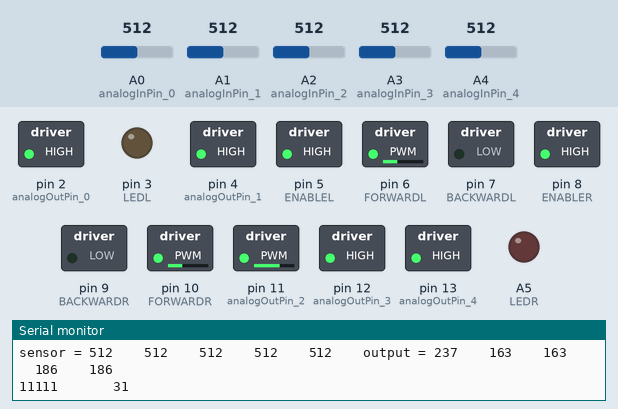
Simulated run of this sketch. Board: Arduino Uno, built with avr-gcc and run on an emulated ATmega328P. Parts: switched loads named in the sketch (green lamp = pin HIGH), output pins drawn as LEDs (lit = HIGH), the last lines printed to the serial monitor. The test bench sets the inputs (shaded band); at power-on: A1 (analogInPin_1) = 512, A2 (analogInPin_2) = 512, A0 (analogInPin_0) = 512, A3 (analogInPin_3) = 512, A4 (analogInPin_4) = 512.

Above: at 4.2 s.
4.3 s: A1 (analogInPin_1) set to 412
7.3 s: A1 (analogInPin_1) set to 386
At 8.4 s:
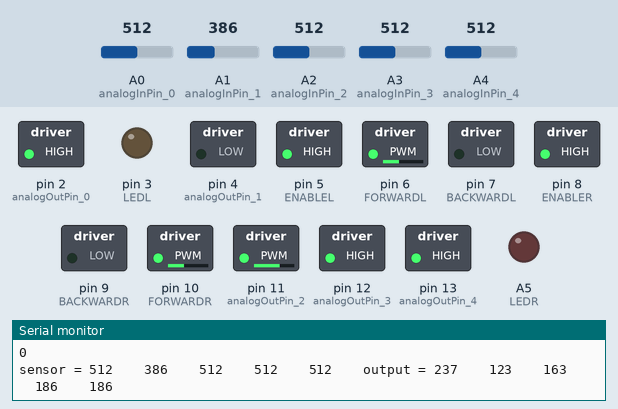
8.9 s: A2 (analogInPin_2) set to 306
At 9.7 s:
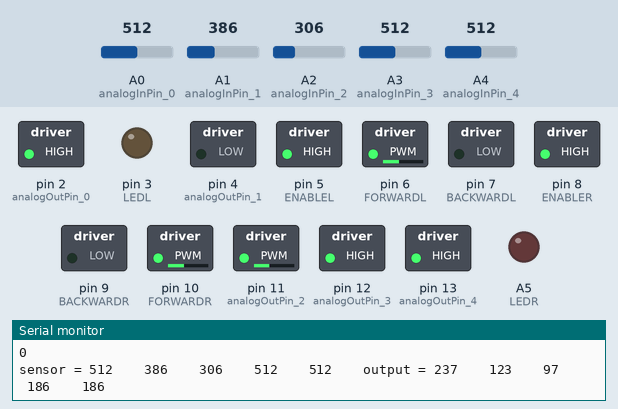
10.4 s: A0 (analogInPin_0) set to 291
13.4 s: A0 (analogInPin_0) set to 276
At 14.1 s:
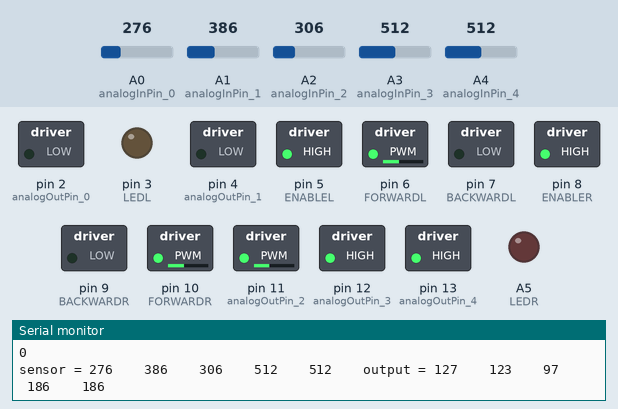
14.9 s: A3 (analogInPin_3) set to 365
17.9 s: A3 (analogInPin_3) set to 341
At 19.3 s:
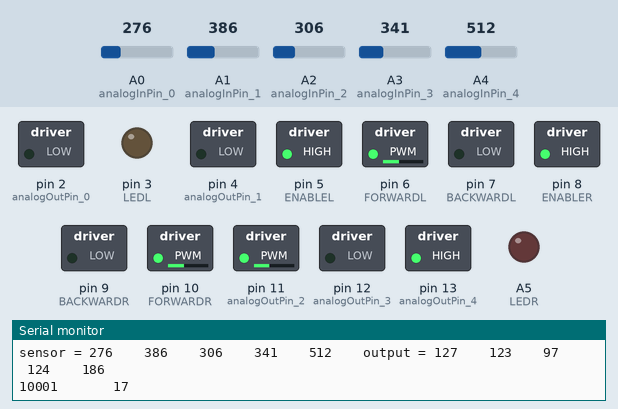
Timing chart, 0 to 20.5 s (numbered marks = the images above; inputs shaded):
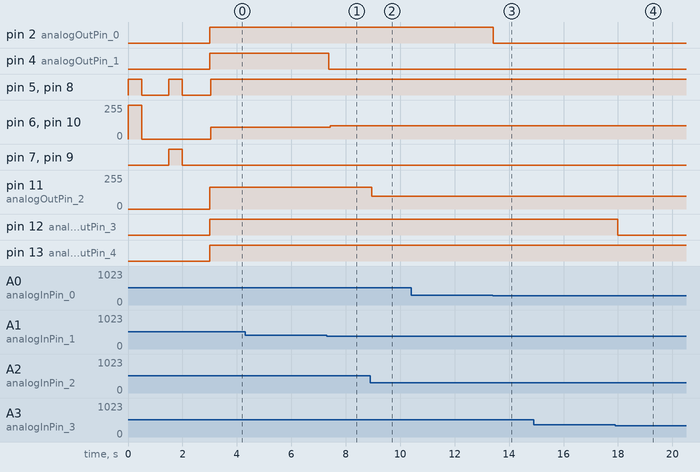

The sketch:

proportionalControl.ino
```cpp
//PIN DESIGNATIONS AND VARIABLE DECLARATIONS

//Sensor Board Pin Designations
 //Analog ins are for reading sensor values
 //Analog Out's are for controlling PWM indicator LEDs
const int analogInPin_0 = A0; // Analog input pin that the potentiometer is attached to
const int analogOutPin_0 = 2; // Analog output pin that the LED is attached to
const int analogInPin_1 = A1;
const int analogOutPin_1 = 4;
const int analogInPin_2 = A2;
const int analogOutPin_2 = 11;
const int analogInPin_3 = A3;
const int analogOutPin_3 = 12;
const int analogInPin_4 = A4;
const int analogOutPin_4 = 13;


//Pin Designations for Signal light LEDs
int LEDR = A5;
int LEDL = 3;


//Vars to store values read from sensor
int sensorValue_0 = 0;
int sensorValue_1 = 0;
int sensorValue_2 = 0;
int sensorValue_3 = 0;
int sensorValue_4 = 0;


//Vars to store PWM values that will control sensor indicator LEDs
int outputValue_0 = 0;
int outputValue_1 = 0;
int outputValue_2 = 0;
int outputValue_3 = 0;
int outputValue_4 = 0;

//Pin Designations for Motor
int ENABLEL = 5;
int FORWARDL = 6;
int BACKWARDL = 7;
int ENABLER = 8;
int FORWARDR = 10;
int BACKWARDR = 9;

//Is there tape at sensor? 1-> yes, 0-> no
int tapeStatus_0 = 0;
int tapeStatus_1 = 0;
int tapeStatus_2 = 0;
int tapeStatus_3 = 0;
int tapeStatus_4 = 0;

//Sensor values vary from sensor to sensor and from ambient lighting. Adjust these to compensate.
int sensorMin_0 = 0;
int sensorMax_0 = 550;
int sensorMin_1 = 0;
int sensorMax_1 = 800;
int sensorMin_2 = 0;
int sensorMax_2 = 800;
int sensorMin_3 = 0;
int sensorMax_3 = 700;
int sensorMin_4 = 0;
int sensorMax_4 = 700;

//Decimal form of binary number representing current readings from sensor
int arrayStatus = 0;

//Stores the previous direction the robot was moving. Used when robot loses sight of line.
int previousDirection = 0;


//FUNCTION DECLARATIONS

//Decides whether the sensor is seeing tape or empty space
int tapeDiscriminator (int, int, int);

//Translates the binary form of the sensor readings to a decimal number
int encodeBinaryToDecimal (int,int,int,int,int);

//Function to activate and control motors
int drive(int myDirection, int mySpeed);


void setup() {
Serial.begin(9600);// initialize serial communications at 9600 bps:

pinMode(ENABLEL,OUTPUT);
pinMode(FORWARDL,OUTPUT);
pinMode(BACKWARDL,OUTPUT);
pinMode(ENABLER,OUTPUT);
pinMode(FORWARDR,OUTPUT);
pinMode(BACKWARDR,OUTPUT);
pinMode(LEDR,OUTPUT);
pinMode(LEDL,OUTPUT);


//Motor test - moves robot forwards and backwards. Helpful for troubleshooting
digitalWrite(ENABLEL,HIGH);
analogWrite(FORWARDL,255);
digitalWrite(ENABLER,HIGH);
analogWrite(FORWARDR,255);
delay(500);
digitalWrite(ENABLEL,LOW);
analogWrite(FORWARDL,0);
digitalWrite(ENABLER,LOW);
analogWrite(FORWARDR,0);
delay(1000);
digitalWrite(ENABLEL,HIGH);
analogWrite(BACKWARDL,255);
digitalWrite(ENABLER,HIGH);
analogWrite(BACKWARDR,255);
delay(500);
digitalWrite(ENABLEL,LOW);
analogWrite(BACKWARDL,0);
digitalWrite(ENABLER,LOW);
analogWrite(BACKWARDR,0);
delay(1000);
}


void loop() {
// read the sensor analog in value:
sensorValue_0 = analogRead(analogInPin_0);
sensorValue_1 = analogRead(analogInPin_1);
sensorValue_2 = analogRead(analogInPin_2);
sensorValue_3 = analogRead(analogInPin_3);
sensorValue_4 = analogRead(analogInPin_4);


// map it to the range of the LED PWM analog out:
outputValue_0 = map(sensorValue_0, sensorMin_0, sensorMax_0, 0, 255);
outputValue_1 = map(sensorValue_1, sensorMin_1, sensorMax_1, 0, 255);
outputValue_2 = map(sensorValue_2, sensorMin_2, sensorMax_2, 0, 255);
outputValue_3 = map(sensorValue_3, sensorMin_3, sensorMax_3, 0, 255);
outputValue_4 = map(sensorValue_4, sensorMin_4, sensorMax_4, 0, 255);


// Write PWM value to LEDs. Brightness of LEDs corresponds to sensor reading
analogWrite(analogOutPin_0, outputValue_0);
analogWrite(analogOutPin_1, outputValue_1);
analogWrite(analogOutPin_2, outputValue_2);
analogWrite(analogOutPin_3, outputValue_3);
analogWrite(analogOutPin_4, outputValue_4);


// print the results to the serial monitor
Serial.print("sensor = " );
Serial.print(sensorValue_0);
Serial.print("    " );
Serial.print(sensorValue_1);
Serial.print("    " );
Serial.print(sensorValue_2);
Serial.print("    " );
Serial.print(sensorValue_3);
Serial.print("    " );
Serial.print(sensorValue_4);
Serial.print("    " );


Serial.print("output = ");
Serial.print(outputValue_0);
Serial.print("    " );
Serial.print(outputValue_1);
Serial.print("    " );
Serial.print(outputValue_2);
Serial.print("    " );
Serial.print(outputValue_3);
Serial.print("    " );
Serial.print(outputValue_4);
Serial.print("    " );
Serial.print("\n" );


//Decide whether sensor is seeing tape or not
tapeStatus_0 = tapeDiscriminator(sensorMin_0,sensorMax_0,sensorValue_0);
tapeStatus_1 = tapeDiscriminator(sensorMin_1,sensorMax_1,sensorValue_1);
tapeStatus_2 = tapeDiscriminator(sensorMin_2,sensorMax_2,sensorValue_2);
tapeStatus_3 = tapeDiscriminator(sensorMin_3,sensorMax_3,sensorValue_3);
tapeStatus_4 = tapeDiscriminator(sensorMin_4,sensorMax_4,sensorValue_4);

//Represent sensor tape readings as represenative binary number
arrayStatus = encodeBinaryToDecimal(tapeStatus_0, tapeStatus_1, tapeStatus_2, tapeStatus_3, tapeStatus_4);

//Print to serial monitor
Serial.print("\n");
Serial.print(tapeStatus_0);
Serial.print(tapeStatus_1);
Serial.print(tapeStatus_2);
Serial.print(tapeStatus_3);
Serial.print(tapeStatus_4);
Serial.print("       ");
Serial.print(arrayStatus);

//Switch Statement Start
 //Robot has 5 sensors. "1" represents a sensor seeing tape, "0" represents a sensor seeing white space.
 //1s and 0s are put together in a binary number, and translated to secimal. There are a total of 31 combinations, for deimal numbers 0 - 31.
 //If statements could have been used here, but this method provides finer control.
/*
 * 0 1 2 3 4 - sensors
 *
 * 0 0 0 0 0  0       ^Robot's forward Direction
 * 0 0 0 0 1  1
 * 0 0 0 1 0  2
 * 0 0 0 1 1  3
 * 0 0 1 0 0  4
 * 0 0 1 0 1  5
 * 0 0 1 1 0  6
 * 0 0 1 1 1  7
 * 0 1 0 0 0  8
 * 0 1 0 0 1  9
 * 0 1 0 1 0  10
 * 0 1 0 1 1  11
 * 0 1 1 0 0  12
 * 0 1 1 0 1  13
 * 0 1 1 1 0  14
 * 0 1 1 1 1  15
 * 1 0 0 0 0  16
 * 1 0 0 0 1  17
 * 1 0 0 1 0  18
 * 1 0 0 1 1  19
 * 1 0 1 0 0  20
 * 1 0 1 0 1  21
 * 1 0 1 1 0  22
 * 1 0 1 1 1  23
 * 1 1 0 0 0  24
 * 1 1 0 0 1  25
 * 1 1 0 1 0  26
 * 1 1 0 1 1  27
 * 1 1 1 0 0  28
 * 1 1 1 0 1  29
 * 1 1 1 1 0  30
 * 1 1 1 1 1  31
 */

switch(arrayStatus){
//Drive function is called in each switch staement.
//Different values are passed depending on the sensor's readings.
//First value : 1 -> right, -1 -> left, 0 -> straight
//Second value is PWM speed
  case 1: //0 0 0 0 1
    previousDirection = drive(1, 255);
    break;
  case 2: //0 0 0 1 0
    previousDirection = drive(1, 128);
    break;
  case 3: //0 0 0 1 1
    previousDirection = drive(1, 255);
    break;
  case 4: //0 0 1 0 0
    previousDirection = drive(0, 255);
    break;
  case 5: //0 0 1 0 1
    previousDirection = drive(0, 200);
    Serial.print("Like a Zebra in a Blender, it continues");
    break;
  case 6: //0 0 1 1 0
    previousDirection = drive(1, 128);
    break;
  case 7: //0 0 1 1 1
    previousDirection = drive(1, 255);
    break;
  case 8: //0 1 0 0 0
    previousDirection = drive(-1, 128);
    break;
  case 9: //0 1 0 0 1
    previousDirection = drive(0, 100);
    break;
  case 10: //0 1 0 1 0
    previousDirection = drive(0, 100);
    break;
  case 11: //0 1 0 1 1
    previousDirection = drive(0, 100);
    break;
  case 12: //0 1 1 0 0
    previousDirection = drive(-1, 128);
    break;
  case 13: //0 1 1 0 1
    previousDirection = drive(0, 100);
    break;
  case 14: //0 1 1 1 0
    previousDirection = drive(0, 100);
    break;
  case 15: //0 1 1 1 1
    previousDirection = drive(0, 90);
    break;
  case 16: //1 0 0 0 0
    previousDirection = drive(-1, 255);
    break;
  case 17: //1 0 0 0 1
    previousDirection = drive(0, 100);
    break;
  case 18: //1 0 0 1 0
    previousDirection = drive(0, 100);
    break;
  case 19: //1 0 0 1 1
    previousDirection = drive(0, 100);
    break;
  case 20: //1 0 1 0 0
    previousDirection = drive(0, 100);
    break;
  case 21: //1 0 1 0 1
    previousDirection = drive(0, 100);
    break;
  case 22: //1 0 1 1 0
    previousDirection = drive(0, 100);
    break;
  case 23: //1 0 1 1 1
    previousDirection = drive(0, 100);
    break;
  case 24: //1 1 0 0 0
    previousDirection = drive(-1, 255);
    break;
  case 25: //1 1 0 0 1
    previousDirection = drive(0, 100);
    break;
  case 26: //1 1 0 1 0
    previousDirection = drive(0, 100);
    break;
  case 27: //1 1 0 1 1
    previousDirection = drive(0, 255);
    break;
  case 28: //1 1 1 0 0
    previousDirection = drive(-1, 255);
    break;
  case 29: //1 1 1 0 1
    previousDirection = drive(0, 100);
    break;
  case 30: //1 1 1 1 0
    previousDirection = drive(-1, 255);
    break;
  case 31: //1 1 1 1 1
    previousDirection = drive(0, 90);
    break;
  default: //0 0 0 0 0
    if(previousDirection == 0){
      previousDirection--;
    }
    drive(previousDirection,200);

}

delay(2); // minimum wait time for analog PWM reader to reset in between readings
}


/*Function: tapeDiscriminator()
Purpose: decides whether sensor is reading tape or whitespace
Passed variables:
  myMin: sensor's custom minimum read value
  myMax: sensor's custom maximum read value
  sensorValue: Current value being read by sensor
Returns: boolean 1 or 0, 1-> tape, 0-> white space
*/
int tapeDiscriminator (int myMin, int myMax, int sensorValue){

  int threshold = (myMax-myMin)/2 + myMin;
  int myReturn;

  if (sensorValue >= threshold){
    myReturn = 1;
  }
  else{
    myReturn = 0;
  }

  return myReturn;
 }


/*Function: encodeBinaryToDecimal()
Purpose: Takes 5 boolean sensor read values, encodes them to a decimal number representing the 5-digit binary value of their state.
Passed variables:
  sensor_0 to sensor_4: the boolean tape status values corresponding to sensors 0 through 4
Returns: decimal value representing state of tape detection by sensor array
*/
int encodeBinaryToDecimal (int sensor_0,int sensor_1,int sensor_2, int sensor_3,int sensor_4){
  int myReturn = sensor_0*(2*2*2*2) + sensor_1*(2*2*2) + sensor_2*(2*2) + sensor_3*(2) + sensor_4;
  return myReturn;
}


/*Function: drive()
Purpose: Operates motor H-bridge
Passed variables:
  myDirection: The direction we wish to steer the car
  mySpeed: The PWM speed at which we wish to turn the wheels
Returns: myDirection (used for previous direction functionality)
*/
int drive(int myDirection, int mySpeed){
  // Direction: 0-> straight, 1-> right, -1-> left

  Serial.print("\n");
  Serial.print(myDirection);
  Serial.print("\n");
  if (myDirection == 0){
      digitalWrite(ENABLEL,HIGH);
      digitalWrite(ENABLER,HIGH);
      analogWrite(FORWARDL, mySpeed);
      analogWrite(FORWARDR, mySpeed);
      digitalWrite(LEDL,LOW);
      digitalWrite(LEDR,LOW);
  }
  if (myDirection == -1){
    //RIGHT -> activate left wheels
      digitalWrite(ENABLEL,LOW);
      digitalWrite(ENABLER,HIGH);
      digitalWrite(FORWARDL, LOW);
      analogWrite(FORWARDR, mySpeed);
      digitalWrite(LEDL,LOW);
      digitalWrite(LEDR,HIGH);
  }
  if (myDirection == 1){
    //LEFT -> activate right wheels
      digitalWrite(ENABLEL,HIGH);
      digitalWrite(ENABLER,LOW);
      analogWrite(FORWARDL, mySpeed);
      digitalWrite(FORWARDR, LOW);
      digitalWrite(LEDL,HIGH);
      digitalWrite(LEDR,LOW);
  }

 //sets polling rate of microcontroller, or (amount of thinking)/(distance travelled).
 //Too Fast -> Robot shakes back and forth as if it has Parkinson's disease
 //Too Slow -> Robot doesnt respond to turns in time and runs off track
  delay (75);
  return myDirection;
}

//Thanks for reading :)
```

Measured:
- the behaviour switches between 402 and 401 on A1 (analogInPin_1) (found by bisection; images 0 and 1)
- the behaviour switches between 277 and 276 on A0 (analogInPin_0) (found by bisection; images 2 and 3)
- the behaviour switches between 352 and 351 on A3 (analogInPin_3) (found by bisection; images 3 and 4)
- after the input at 7.3 s, pin 4 (analogOutPin_1): HIGH → LOW after 0.08 s; pin 6 (FORWARDL), pin 10 (FORWARDR): 90/255 → 100/255 after 0.12 s
- after the input at 8.9 s, pin 11 (analogOutPin_2): 163/255 → 97/255 after 0.06 s
- after the input at 13.4 s, pin 2 (analogOutPin_0): HIGH → LOW at once
- after the input at 17.9 s, pin 12 (analogOutPin_3): HIGH → LOW after 0.10 s
- by itself, pin 5 (ENABLEL), pin 8 (ENABLER): alternates HIGH for 0.50 s and LOW for 1.0 s
